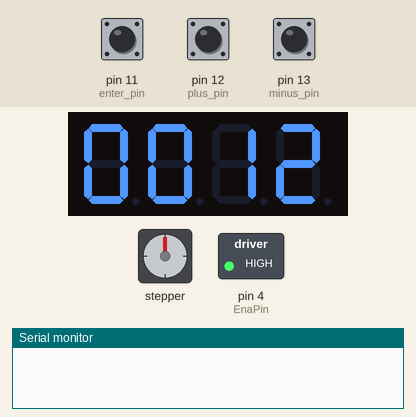
This sketch was run on a simulated Arduino Uno, built with avr-gcc and run on an emulated ATmega328P. Parts: 4-digit seven-segment display, stepper motor, switched loads named in the sketch (green lamp = pin HIGH), the last lines printed to the serial monitor. The test bench sets the inputs (shaded band); at power-on: pin 11 (enter_pin) HIGH, pin 12 (plus_pin) HIGH, pin 13 (minus_pin) HIGH. Stepper angles assume 200 steps per turn.

Above: at 0.1 s.
1.2 s: pin 11 (enter_pin) pulled LOW for 0.15 s
At 1.65 s:
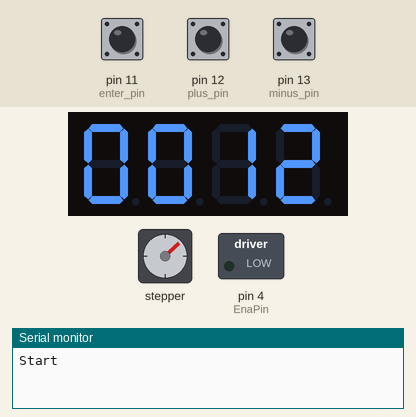
At 2.26 s:
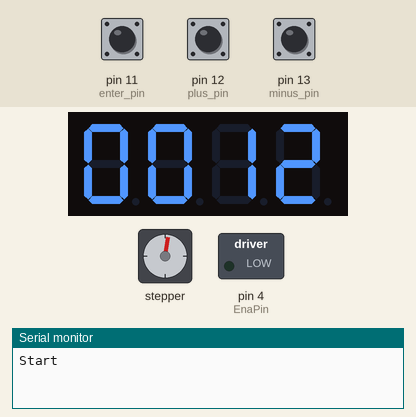
Timing chart, 0 to 18.3 s (numbered marks = the images above; inputs shaded):
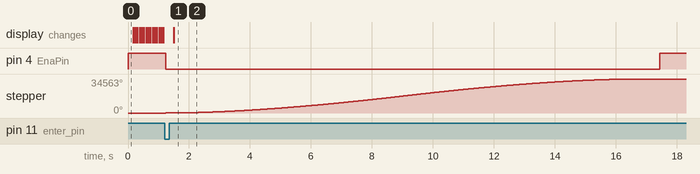

The sketch:

Nema23_TB6600_Arduino_Simple_Accel_7segment.ino
```cpp
/*
TB6600－Arduino
https://www.makerguides.com/tb6600-stepper-motor-driver-arduino-tutorial/
http://makerhardware.net/wiki/doku.php?id=electronics:tb6600_stepper_motor_driver

circuit diagram(common-cathode_connection)
http://makerhardware.net/wiki/lib/exe/fetch.php?cache=&media=manuals:common-cathode_connection_01.png

AccelStepper　Library
https://www.airspayce.com/mikem/arduino/AccelStepper/classAccelStepper.html#a608b2395b64ac15451d16d0371fe13ce
 */

#include <AccelStepper.h>
#include <TM1637Display.h>

// Display_setting**********************************************************************
#define CLK 5
#define DIO 6
TM1637Display display(CLK, DIO);
uint8_t data[] = {0, 0, 0, 0};

// AccelSteppr_setting**********************************************************************
#define DirPin 2
#define StepPin 3
#define EnaPin 4
//////// MotorInterfaceType {  FUNCTION = 0, DRIVER = 1, FULL2WIRE = 2,
/// FULL3WIRE = 3,FULL4WIRE = 4, HALF3WIRE = 6, HALF4WIRE = 8}
#define motorInterfaceType 1

//////// Create a new instance of the AccelStepper class:
AccelStepper stepper = AccelStepper(motorInterfaceType, StepPin, DirPin);
//////// set xxx step/rev
volatile long int rote = 1600; // 1/8microstep→1600step/rev

// Button_setting**********************************************************************
const int enter_pin = 11;
const int plus_pin = 12;
const int minus_pin = 13;

volatile long int count;     // rotation number
volatile long int i = 4;     // array index
volatile long int i_lim = 7; // array index limit
uint8_t nejiri[] = {3,  4,  6,  8,12, 16, 23, 33}; // yori-number:JIS C 3216-5／巻線の電気特性

void setup() {
  Serial.begin(9600);
  stepper.setMaxSpeed(3000);    // Set maximum speed
  stepper.setAcceleration(500); // Set acceleration
  pinMode(EnaPin, OUTPUT);      // Fixing the motor shaft
  digitalWrite(EnaPin, HIGH);   // // HIGH:Shaft-Free

  pinMode(enter_pin, INPUT_PULLUP);
  pinMode(plus_pin, INPUT_PULLUP);
  pinMode(minus_pin, INPUT_PULLUP);

  count = nejiri[i];
  //////// Show on the display
  data[3] = display.encodeDigit(count / 1 % 10);
  data[2] = display.encodeDigit(count / 10 % 10);
  data[1] = display.encodeDigit(count / 100 % 10);
  data[0] = display.encodeDigit(count / 1000 % 10);

  display.setBrightness(7); // Brightness:0~7
  display.setSegments(data);
  delay(50);

  //////// Set the number of revolutions. Execute when you press the enter
  ///button.
  while (digitalRead(enter_pin) != LOW) {

    if (digitalRead(plus_pin) == LOW) {
      i++;
      if (i >= i_lim + 1) {
        i = 0;
      }
      delay(200);
    }
    if (digitalRead(minus_pin) == LOW) {
      i--;
      if (i < 0) {
        i = i_lim;
      }
      delay(200);
    }

    count = nejiri[i];
    //////// Show on the display
    data[3] = display.encodeDigit(count / 1 % 10);
    data[2] = display.encodeDigit(count / 10 % 10);
    data[1] = display.encodeDigit(count / 100 % 10);
    data[0] = display.encodeDigit(count / 1000 % 10);

    display.setBrightness(7); // Brightness:0~7
    display.setSegments(data);
    delay(50);
    display.setBrightness(2);
    display.setSegments(data);
    delay(50);
  }
  display.setBrightness(7);
  display.setSegments(data);
}

//************************************************************************************/
void loop() {

  Serial.println("Start");

  stepper.setMaxSpeed(3000);
  stepper.setAcceleration(500);
  digitalWrite(EnaPin, LOW); // LOW:Shaft-Fixing

  stepper.moveTo(rote * count); // Set the target position: 1/8 microstep → 1600step/rev
  stepper.runToPosition(); // Run to target position

  delay(500);

  // stepper.moveTo(0); // Return to zero

  /*The current location is set to 0, and without this, it does not
  move continuously = it is recognized that it is already in the
  moveTo position.*/
  stepper.setCurrentPosition(0);


  ///////////// Wait until the START button is pressed
  while (digitalRead(enter_pin) != LOW) {
    digitalWrite(EnaPin, HIGH); // HIGH:Shaft-Free
    delay(100);
    if (digitalRead(enter_pin) == LOW) {
      break;
    }
  }
  Serial.println("End");
}
```

Measured:
- after the input at 1.2 s, pin 4 (EnaPin): HIGH → LOW at once, → HIGH 16.2 s later; stepper: turns 34563° clockwise in 15.6 s, then 3° counter-clockwise in 0.03 s
